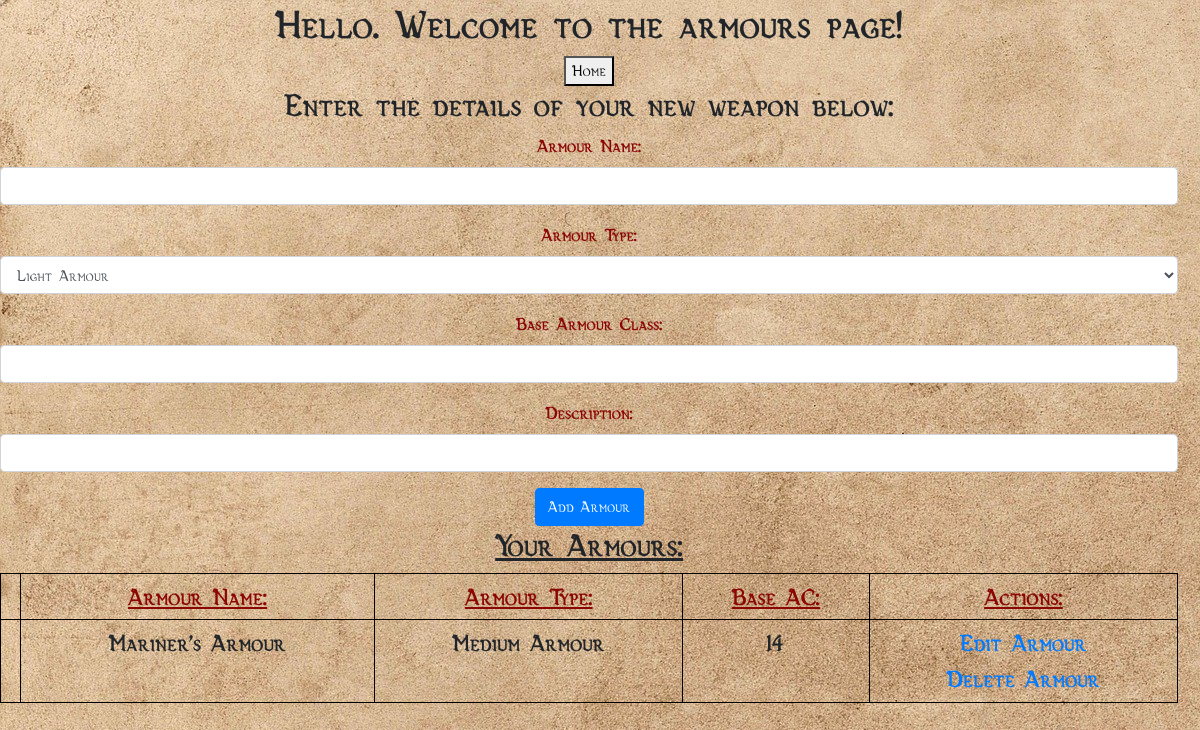
Screenshot of /armours.html with the database file from the repository.
### app.py (models this page shows, shortened)
class Armour(db.Model):
    aID = db.Column(db.Integer, primary_key=True)
    aName = db.Column(db.String(100), nullable=False)# Name of the armour.
    aType = db.Column(db.String(50))# Will change to a list of armour types at a later date, i.e. light, medium, heavy.
    aBase = db.Column(db.Integer)# Base Armour Class (AC).
    aDesc = db.Column(db.String(100000))# Description of the armour, i.e. appearance, effects, magic effects.

### app.py (the view)
@app.route('/armours.html', methods=['POST', 'GET'])
def armours():
    if request.method == 'POST':
        a_Name = request.form['aName']
        a_Type = request.form['aType']
        a_Base = request.form['aBase']
        a_Desc = request.form['aDesc']
        new_armour = Armour(aName=a_Name, aType=a_Type, aBase=a_Base, aDesc=a_Desc)
        try:
            db.session.add(new_armour)
            db.session.commit()
            return redirect('/armours.html')
        except:
            return 'There was an issue adding your armour to the database.'
    else:
        armours = Armour.query.order_by(Armour.aID).all()
        return render_template('armours.html', armours=armours)

### templates/armours.html (shortened to what this page needs)
{% extends 'base.html' %}
{% block content %}
<div class="content">
    <h1>Hello. Welcome to the armours page!</h1>
    <button id="characterDashboardButton" onclick="window.location.href = './dashboard.html';">Home</button>
    <h2>Enter the details of your new weapon below:</h2>
    <div class="form">
        <form action="armours.html" method="POST">
            <div class="form-group">
                <label>Armour Name: </label>
                <input type="text" name="aName" class="form-control" id="aName" required>
            </div>
            <div class="form-group">
                <label>Armour Type: </label>
                <select name="aType" class="form-control" id="aType">
                    <option value="Light Armour">Light Armour</option>
                </select>
            </div>
            <div class="form-group">
                <label>Base Armour Class: </label>
                <input type="number" name="aBase" class="form-control" id="aBase">
            </div>
            <div class="form-group">
                <label>Description: </label>
                <input type="text" name="aDesc" class="form-control" id="aDesc">
            </div>
            <button type="submit" class="btn btn-primary">Add Armour</button>
        </form>
    </div>
    {% if armours|length >= 1 %}
    <h2><b><u>Your Armours:</u></b></h2>
    <table class="table table-bordered table-sm">
        <thead>
            <tr>
                <th scope="col"></th>
                <th scope="col"><b><u>Armour Name:</u></b></th>
                <th scope="col"><b><u>Armour Type:</u></b></th>
                <th scope="col"><b><u>Base AC:</u></b></th>
                <th scope="col"><b><u>Actions:</u></b></th>
            </tr>
        </thead>
        <tbody>
            {% for armour in armours %}
                <tr>
                    <th scope="row"></th>
                    <td>{{ armour.aName }}</td>
                    <td>{{ armour.aType }}</td>
                    <td>{{ armour.aBase }}</td>
                    <td>
                        <a href="/updateArmour/{{armour.aID}}">Edit Armour</a>
                        <br>
                        <a href="/deleteArmour/{{armour.aID}}">Delete Armour</a>
                    </td>
                </tr>
            {% endfor %}
        </tbody>
    </table>
    {% endif %}
</div>
{% endblock %}

### templates/base.html (style rules this page uses)
h1 { font-weight: bold; }
h2 { font-weight: bold; }
label { font-weight: bold; color: rgb(139, 5, 5); font-size: large; }
th { font-weight: bolder; color: rgb(139, 5, 5); font-size: x-large; }
td { font-weight: bold; font-size: x-large; }
table.table-bordered { border: 1px solid black; }
table.table-bordered > thead > tr > th { border: 1px solid black; }
table.table-bordered > tbody > tr > th { border: 1px solid black; }
table.table-bordered > tbody > tr > td { border: 1px solid black; }

### rows the page displays
Armour: aName "Mariner's Armour", aType "Medium Armour", aBase "14"
